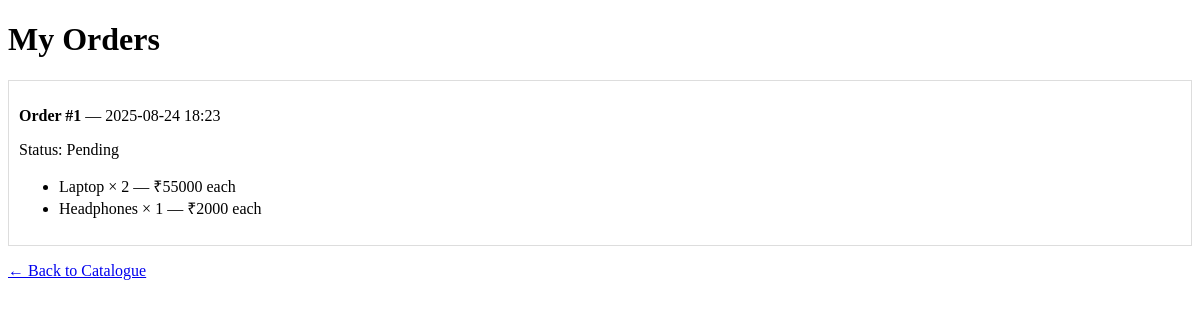
The app's page /my_orders (signed in), older data.
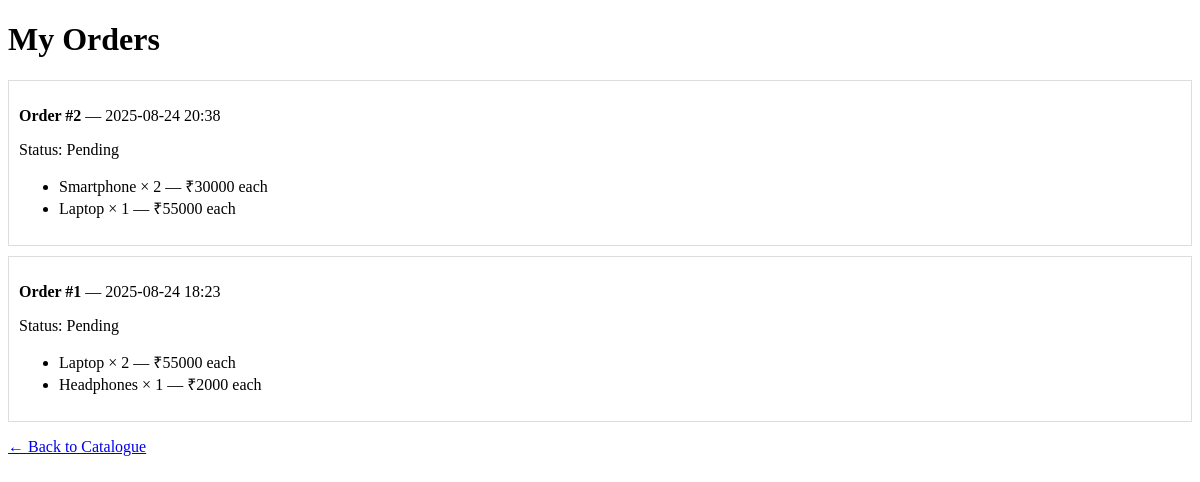
The same page, newer data.
### app.py (models this page shows)
class Order(db.Model):
    id = db.Column(db.Integer, primary_key=True)
    user_id = db.Column(db.Integer, db.ForeignKey("user.id"), nullable=False)
    status = db.Column(db.String(20), default="Pending")  # Pending/Shipped/Delivered
    address = db.Column(db.Text, nullable=False)
    phone = db.Column(db.String(30), nullable=False)
    created_at = db.Column(db.DateTime, default=datetime.utcnow)
    user = db.relationship("User", backref="orders")

class OrderItem(db.Model):
    id = db.Column(db.Integer, primary_key=True)
    order_id = db.Column(db.Integer, db.ForeignKey("order.id"), nullable=False)
    product_id = db.Column(db.Integer, db.ForeignKey("product.id"), nullable=False)
    quantity = db.Column(db.Integer, default=1)
    price_at_purchase = db.Column(db.Integer, nullable=False)
    order = db.relationship("Order", backref="items")
    product = db.relationship("Product")

class Product(db.Model):
    id = db.Column(db.Integer, primary_key=True)
    name = db.Column(db.String(150), nullable=False)
    description = db.Column(db.Text, nullable=False)
    price = db.Column(db.Integer, nullable=False)
    stock = db.Column(db.Integer, default=0)
    image = db.Column(db.String(200), default="placeholder.jpg")

### app.py (the view)
@app.route("/my_orders")
@login_required
def my_orders():
    orders = Order.query.filter_by(user_id=current_user.id).order_by(Order.created_at.desc()).all()
    return render_template("my_orders.html", orders=orders)

### app.py (called while the page is built)
@login_manager.user_loader
def load_user(user_id):
    return User.query.get(int(user_id))

### templates/my_orders.html
<!DOCTYPE html>
<html>
<head><title>My Orders</title></head>
<body>
  <h1>My Orders</h1>
  {% if orders %}
    {% for o in orders %}
      <div style="border:1px solid #ddd;padding:10px;margin:10px 0;">
        <p><b>Order #{{ o.id }}</b> — {{ o.created_at.strftime('%Y-%m-%d %H:%M') }}</p>
        <p>Status: {{ o.status }}</p>
        <ul>
          {% for it in o.items %}
            <li>{{ it.product.name }} × {{ it.quantity }} — ₹{{ it.price_at_purchase }} each</li>
          {% endfor %}
        </ul>
      </div>
    {% endfor %}
  {% else %}
    <p>No past orders yet.</p>
  {% endif %}
  <p><a href="{{ url_for('home') }}">← Back to Catalogue</a></p>
</body>
</html>

Row changes from the older to the newer data that the page shows:
added Order: id "2", created_at "2025-08-24 20:38", status "Pending"
added OrderItem: product.name "Smartphone", quantity "2", price_at_purchase "30000"
added OrderItem: product.name "Laptop", quantity "1", price_at_purchase "55000", shown under "2"
